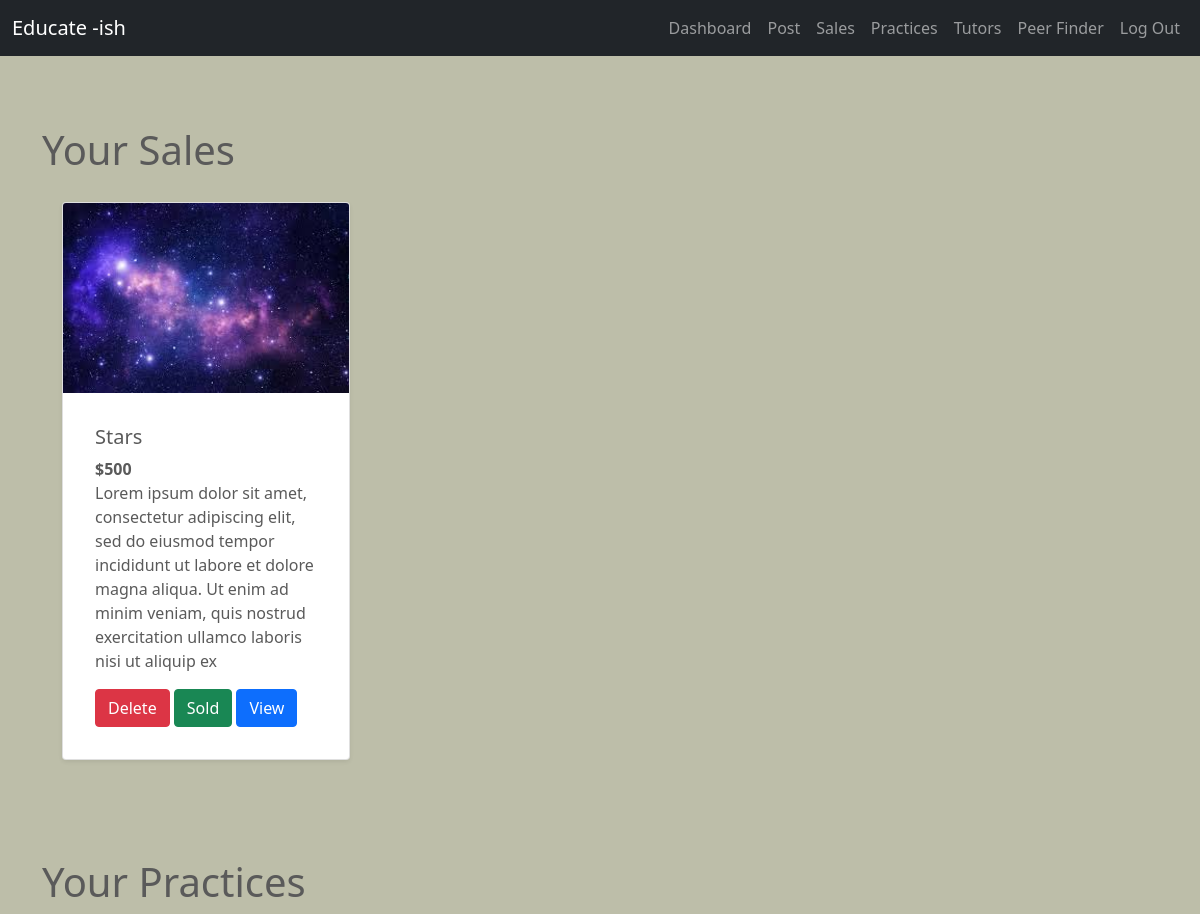
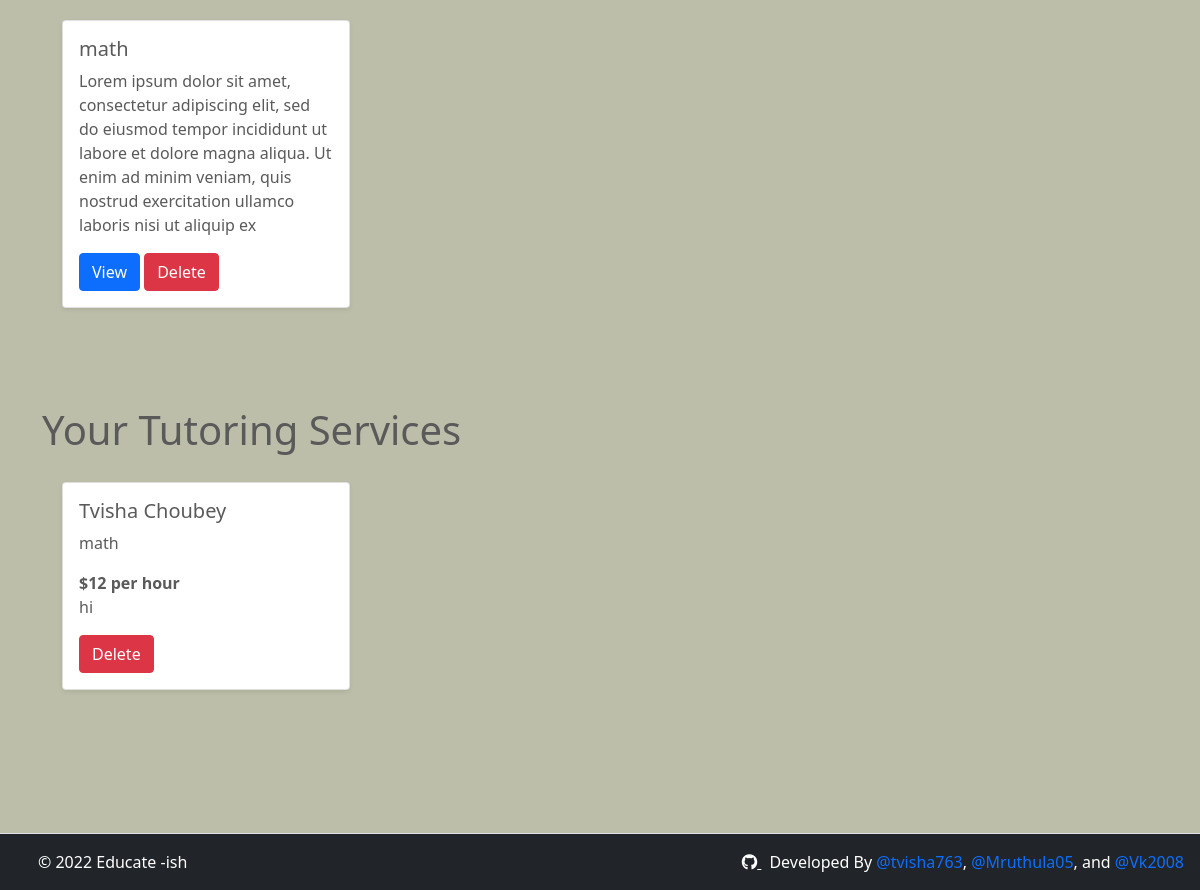
The page /studyGuide/dashboard (signed in) on the database its author committed (2 pictures, top to bottom).
### studyApp/models.py (models this page shows, shortened)
class Post(models.Model):
    POST_CHOICES = [
        (1, 'Sale'),
        (2, 'Practice'),
        (3, 'Tutoring')
    ]
    user = models.ForeignKey(User, on_delete=models.CASCADE, related_name="posts")
    postType = models.IntegerField(default=1, choices=POST_CHOICES)
    materialName = models.CharField(max_length=100, unique=False, blank=True, default='')
    image = models.ImageField(upload_to="uploads", blank=True, null=True)
    price = models.IntegerField(blank=True, null=True)
    pracFile = models.FileField(upload_to="uploads", blank=True)
    subjectPrac = models.CharField(max_length=100, blank=True)
    fname =  models.CharField(max_length=100, blank=True, default='')
    lname =  models.CharField(max_length=100, blank=True, default='')
    subjectsTutor = models.CharField(max_length=1000, blank=True)
    rate = models.IntegerField(default=0, blank=True)
    description = models.CharField(max_length=1000, blank=True)
    date = models.DateTimeField(auto_now_add=True)

### studyApp/views.py (the view)
# urls.py: path('dashboard', views.dashboard, name='dashboard'),
def dashboard(request):
    if not request.session.get('logged_in'):
        return redirect('login')
    if request.method == "GET":
        user=request.session.get('username')
        sales = Post.objects.filter(user__username=user, postType=1)
        practice = Post.objects.filter(user__username=user, postType=2)
        tutor = Post.objects.filter(user__username=user, postType=3)
        context={
            'sales' : sales,
            'practice' : practice,
            'tutoringService' : tutor,
            'len' : len(sales)
        }
    return render(request, 'dashboard.html', context)

### studyApp/templates/dashboard.html (shortened to what this page needs)
{% extends 'auth/main.html' %}
{% block content %}
<div class="container">
    <div class="row pt-5">
        <div class="col-12">
    <h1>Your Sales</h1>
        {% for sale in sales %}
            {% if sales != None %}
                <div class="card shadow-sm" style="width: 18rem;">
                    <div class="card-center">
                        <img src="{{ sale.image.url }}" class="card-img-top" alt="...">
                    </div>
                    <div class="card-body">
                    <div class="card-body">
                      <h5 class="card-title">{{sale.materialName}}</h5>
                      <strong><p class="card-text">${{sale.price}}</p></strong>
                      <p class="card-text">{{sale.description}}</p>
                      <a href="{% url 'deletePost' sale.id %}" class="btn btn-danger">Delete</a>
                    <a href="{% url 'sold' sale.id %}" class="btn btn-success">Sold</a>
                    <a href="{% url 'showSale' sale.id%}" class="btn btn-primary">View</a>
                </div>
                    </div>
                  </div>
            {% endif %}
        {% endfor %}
    </div>
</div>
</div>
<div class="container">
    <div class="row pt-5">
        <div class="col-12">
    <h1>Your Practices</h1>
        {% for prac in practice %}
                <div class="card shadow-sm" style="width: 18rem; margin: 20px;">
                    <div class="card-body">
                      <h5 class="card-title">{{prac.subjectPrac}}</h5>
                      <p class="card-text">{{prac.description}}</p>
                      <a href="{{prac.pracFile.url}}" class="btn btn-primary">View</a>
                      <a href="{% url 'deletePost' prac.id %}" class="btn btn-danger">Delete</a>
                    </div>
                </div>
        {% endfor %}
    </div>
</div>
</div>
<div class="container">
    <div class="row pt-5">
        <div class="col-12">
            <h1>Your Tutoring Services</h1>
            {% for t in tutoringService %}
            <div class="card shadow-sm" style="width: 18rem; display: inline-block;">
                <div class="card-body">
                  <h5 class="card-title">{{t.fname}} {{t.lname}}</h5>
                  <p class="card-text">{{t.subjectsTutor}}</p>
                  <strong><p class="card-text">${{t.rate}} per hour</p></strong>
                  <p class="card-text">{{t.description}}</p>
                  <a href="{% url 'deletePost' t.id %}" class="btn btn-danger">Delete</a>
                </div>
              </div>
            </div>
        </div>
            {% endfor %}
        </div>
{% endblock %}

### studyApp/static/css/main4.css (style rules this page uses)
body { padding-top: 3rem; color: #5a5a5a; background-color: #BDBEA9; overflow:auto; padding-bottom:150px }
.card { display: inline-block; margin: 20px; }
.container { margin: 30px; }

### rows shown on the page
Post: image (picture), materialName "Stars", price "500", description "Lorem ipsum dolor sit amet, consectetur adipiscing elit, sed do eiusmod tempor incididunt ut labore et dolore magna aliqua. Ut enim ad minim veniam, quis nostrud exercitation ullamco laboris nisi ut aliquip ex"
Post: subjectPrac "math", description "Lorem ipsum dolor sit amet, consectetur adipiscing elit, sed do eiusmod tempor incididunt ut labore et dolore magna aliqua. Ut enim ad minim veniam, quis nostrud exercitation ullamco laboris nisi ut aliquip ex"
Post: fname "Tvisha", lname "Choubey", subjectsTutor "math", rate "12", description "hi"
